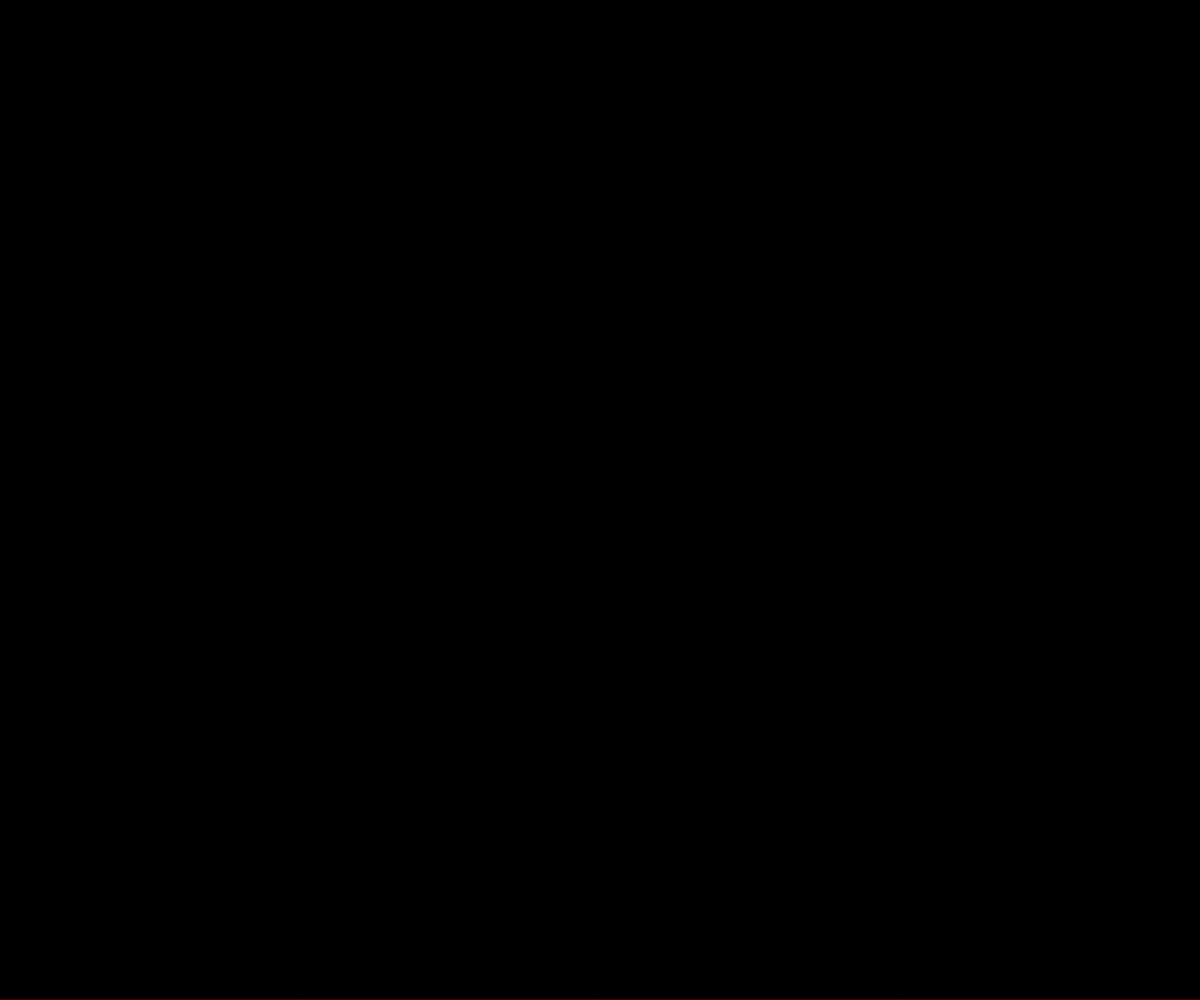
Frame 1 (no input)
Frame 60 (no input): identical to frame 1, image omitted
Frame 120 (the mouse pressed at the canvas centre since frame 60): identical to frame 1, image omitted

The p5.js sketch that drew this single still picture (run headless with seeded random() and noise() and a simulated clock; from frame 60 on, the mouse is pressed at the canvas centre):

// p5.js sketch
// ── sketch.js
console.log ('JS LOAD!')

let dpi;
let w;
let wcm;
let raggio;
let r2;
let f2;
let ml;
let hgt;
let hgt2;
let pxh;


function setup (){
    createCanvas(windowWidth, windowHeight);
    shared=true;
    dpi = pixelDensity();
    w = windowWidth / dpi;
    wcm = w * 2.54;
    raggio = wcm / 200;
    r2 = raggio * raggio;
    f2 = 3.14 * r2;
    ml = 150;
    hgt = ml / f2;
    hgt2 = pixelDensity() / 0.39;
    pxh = hgt * hgt2 * 2;
    console.log(`Size: ${pxh.toFixed(2)}`);
    
}

function draw (){
  background(0);
  fill(255,0,0);
   const rectHeight = pxh;
   const rectWidth = windowWidth;
   const centerX = width / 2;
   const canvasBottom = height;
   const rectX = centerX - rectWidth / 2;
   const rectY = canvasBottom - rectHeight;
    rect(rectX, rectY, rectWidth, rectHeight);
  
   }
  
 

   
